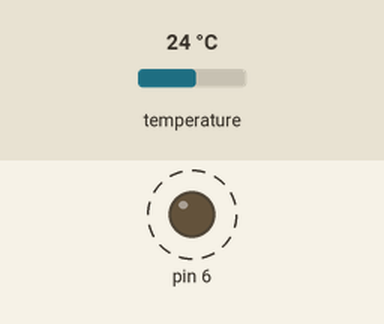
Bench run of a sketch on a simulated Arduino Uno, built with avr-gcc and run on an emulated ATmega328P. Shown: output pins drawn as LEDs (lit = HIGH). Dashed ring = blinking. Inputs (shaded band) come from the test bench; at power-on: temperature 24 °C. Storage starts empty; what the sketch prints to the serial monitor is not drawn.

Above: at 1.4 s.
Timing chart, 0 to 4.4 s (numbered marks = the images above):
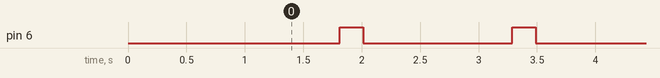

Measured:
- by itself, pin 6: alternates HIGH for 0.20 s and LOW for 1.3 s

The sketch:

ARDUINO_UNO_dallas_ds_18b20_tarjetas_SD_SPI.ino
```cpp
// https://programarfacil.com/blog/arduino-blog/ds18b20-sensor-temperatura-arduino/
// https://www.instructables.com/id/SD-Card-Module-With-ESP8266/

#include <SD.h> // tarjetas SD
// #include <SPI.h>
#include <OneWire.h> //Se importan las librerías
#include <DallasTemperature.h>

int Pin =  2;
//Se declara el pin donde se conectará la lectura de datos del sensor
int cs_PIN = 9;
// Por el que se comunica con la tarjeta grabadora microSD

OneWire ourWire(Pin); //Se establece el pin declarado como bus para la comunicación OneWire
DallasTemperature sensors(&ourWire); //Se instancia la librería DallasTemperature

File miFichero;

String dato =""; // cadena vacía con los datos
String nomFichero = "tempAUNO.csv"; // tiene que ser del tipo 8.3

long tiempo=0;
int cada = 500 ;// tiempo en milisegundos
float sensorValue =0.0; // valor del sensor

void setup() {

   Serial.begin(9600);

   if (!SD.begin(cs_PIN)) { // Pin por el que se comunica con la tarjeta
      Serial.println("La tarjeta está fallando");
      // don't do anything more:
      return;
    }

  Serial.println("Tarjeta inicializada.");

  // Si el fichero existe, lo borra
  // Así lo puedo usar indefinidamente con el mismo nombre
  if (SD.exists(nomFichero)) {
    Serial.println("El fichero "+nomFichero+" ya existe. Lo borro.");
    SD.remove(nomFichero);
  }

  pinMode(6,OUTPUT);

  delay(1000);
  sensors.begin(); //Se inician los sensores

}


void loop() {

  tiempo = millis();

  sensors.requestTemperatures(); //Prepara el sensor para la lectura

  // Del primer sensor, índice cero. Se pueden conectar más.
  sensorValue = sensors.getTempCByIndex(0);
  // Serial.print(sensorValue); //Se lee e imprime la temperatura en grados Celsius
  // Serial.println(" grados Centigrados");
  // Serial.print(sensors.getTempFByIndex(0)); //Se lee e imprime la temperatura en grados Fahrenheit
  // Serial.println(" grados Fahrenheit");

  dato = String(tiempo)+"; "+String(sensorValue)+" º C";
  dato.replace('.', ','); // por si necesito la coma decimal y no el punto...

  // print out the value you read:
  Serial.println(String(sensorValue));

  // Escribir valor en la tarjeta
  escribir(miFichero,dato);

  delay(cada); //Se provoca un lapso de 1 segundo antes de la próxima lectura

}


// ********************************************
// funciones
// ********************************************

// F1) Función que escribe un dato en la tarjeta
int escribir(File fic, String valor) {

  // Abre el fichero en modo de escritura
  fic = SD.open(nomFichero, FILE_WRITE);

  // if the file is available, write to it:
  if (fic) {
    fic.println(valor);
    fic.close();
    // Encendido del LED
    digitalWrite(6,HIGH);
    delay(200);
    digitalWrite(6,LOW);
  }
  // if the file isn't open, pop up an error:
  else {
    Serial.println("Error abriendo fichero "+nomFichero);
  }

}
```
